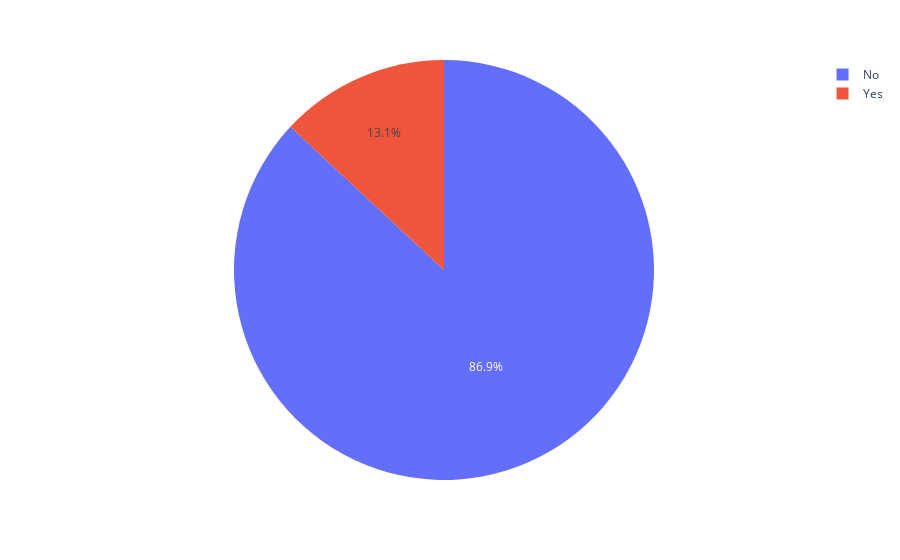

The cell this chart's notebook holds for it:
### Code cell
#plotting the pie chart for this
exp.pie(df, values=df['book_table'].value_counts().values, names=df['book_table'].value_counts().index)

### Figure 1 — Plotly figure (JSON) as saved in the notebook; plotly's stock layout.template omitted (floating-point values rounded to 4 significant figures)
{"data": [{"domain": {"x": [0, 1], "y": [0, 1]}, "hovertemplate": "label=%{label}<br>value=%{value}<extra></extra>", "labels": ["No", "Yes"], "legendgroup": "", "name": "", "showlegend": true, "type": "pie", "values": [4347, 653]}], "layout": {"legend": {"tracegroupgap": 0}, "margin": {"t": 60}}}
